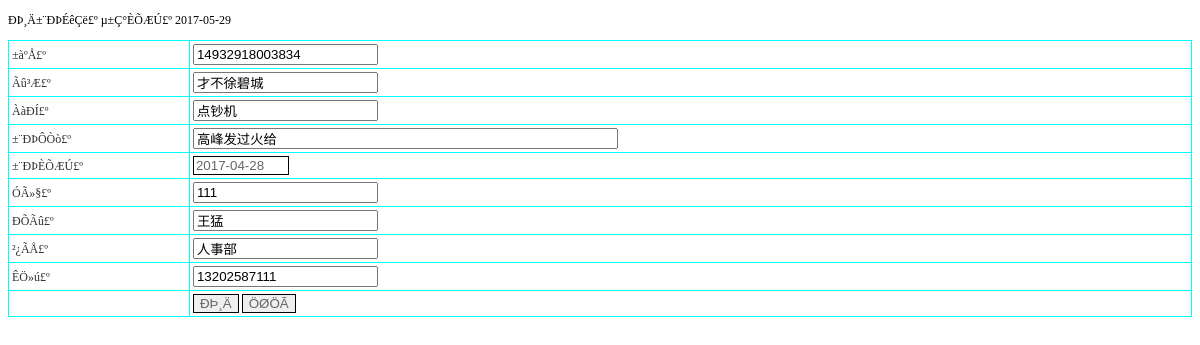
The app's page /baoxiushenqing_updt.php?id=5 with its own data.
### tables this page shows
CREATE TABLE `baoxiushenqing` (
  `id` int(11) NOT NULL AUTO_INCREMENT,
  `bianhao` varchar(50) DEFAULT NULL,
  `mingcheng` varchar(50) DEFAULT NULL,
  `leixing` varchar(50) DEFAULT NULL,
  `baoxiuyuanyin` varchar(300) DEFAULT NULL,
  `baoxiuriqi` varchar(50) DEFAULT NULL,
  `yonghu` varchar(50) DEFAULT NULL,
  `xingming` varchar(50) DEFAULT NULL,
  `bumen` varchar(50) DEFAULT NULL,
  `shouji` varchar(50) DEFAULT NULL,
  `jieguo` varchar(50) DEFAULT NULL,
  `shuoming` varchar(500) DEFAULT NULL,
  `issh` varchar(10) DEFAULT '否',
  `addtime` timestamp NOT NULL DEFAULT CURRENT_TIMESTAMP,
  PRIMARY KEY (`id`)
);

### baoxiushenqing_updt.php (the view, shortened to what this page needs)
<?php
$id=$_GET["id"];
$ndate =date("Y-m-d");
?>
<!DOCTYPE html PUBLIC "-//W3C//DTD XHTML 1.0 Transitional//EN" "http://www.w3.org/TR/xhtml1/DTD/xhtml1-transitional.dtd">
<html xmlns="http://www.w3.org/1999/xhtml">
<head>
<link rel="stylesheet" href="css.css" type="text/css">
</head>
<body>
<p>ÐÞ¸Ä±¨ÐÞÉêÇë£º µ±Ç°ÈÕÆÚ£º <?php echo $ndate; ?></p>
<?php
$sql="select * from baoxiushenqing where id=".$id;
$query=mysql_query($sql);
$rowscount=mysql_num_rows($query);
if($rowscount>0)
{
?>
<form id="form1" name="form1" method="post" action="">
<table width="100%" border="1" align="center" cellpadding="3" cellspacing="1" bordercolor="#00FFFF" style="border-collapse:collapse">
      <tr><td>±àºÅ£º</td><td><input name='bianhao' type='text' id='bianhao' value='<?php echo mysql_result($query,0,bianhao);?>' /></td></tr>
      <tr><td>Ãû³Æ£º</td><td><input name='mingcheng' type='text' id='mingcheng' value='<?php echo mysql_result($query,0,mingcheng);?>' /></td></tr>
      <tr><td>ÀàÐÍ£º</td><td><input name='leixing' type='text' id='leixing' value='<?php echo mysql_result($query,0,leixing);?>' /></td></tr>
      <tr><td>±¨ÐÞÔ­Òò£º</td><td><input name='baoxiuyuanyin' type='text' id='baoxiuyuanyin' size='50' value='<?php echo mysql_result($query,0,baoxiuyuanyin);?>' /></td></tr>
      <tr><td>±¨ÐÞÈÕÆÚ£º</td><td><input name='baoxiuriqi' type='text' id='baoxiuriqi' value='<?php echo mysql_result($query,0,baoxiuriqi);?>' onclick="WdatePicker({'dateFmt':'yyyy-MM-dd'})" style='border:solid 1px #000000; color:#666666;  width:90px;' /></td></tr>
      <tr><td>ÓÃ»§£º</td><td><input name='yonghu' type='text' id='yonghu' value='<?php echo mysql_result($query,0,yonghu);?>' /></td></tr>
      <tr><td>ÐÕÃû£º</td><td><input name='xingming' type='text' id='xingming' value='<?php echo mysql_result($query,0,xingming);?>' /></td></tr>
      <tr><td>²¿ÃÅ£º</td><td><input name='bumen' type='text' id='bumen' value='<?php echo mysql_result($query,0,bumen);?>' /></td></tr>
      <tr><td>ÊÖ»ú£º</td><td><input name='shouji' type='text' id='shouji' value='<?php echo mysql_result($query,0,shouji);?>' /></td></tr>
    <tr>
      <td>&nbsp;</td>
      <td><input name="addnew" type="hidden" id="addnew" value="1" />
      <input type="submit" name="Submit" value="ÐÞ¸Ä" style='border:solid 1px #000000; color:#666666' />
      <input type="reset" name="Submit2" value="ÖØÖÃ" style='border:solid 1px #000000; color:#666666' /></td>
    </tr>
  </table>
</form>
<?php
	}
?>
<p>&nbsp;</p>
</body>
</html>

### css.css (style rules this page uses)
td { font-family:"宋体"; font-size: 12px; color: #2f2f2f; line-height: 16px; }

### records on screen
baoxiushenqing: bianhao "14932918003834", mingcheng "才不徐碧城", leixing "点钞机", baoxiuyuanyin "高峰发过火给", baoxiuriqi "2017-04-28", yonghu "111", xingming "王猛", bumen "人事部", shouji "13202587111"
